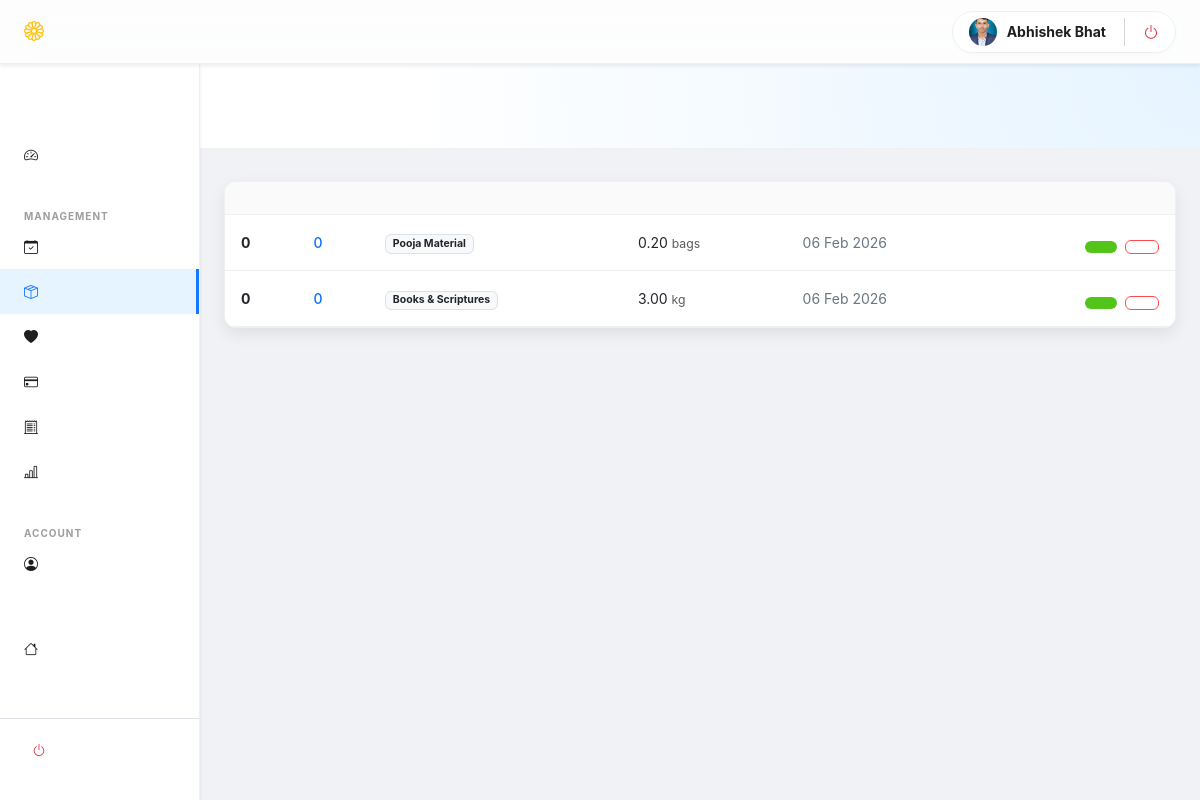
The app's page /users/secretary/contributions.php (signed in) with its own data.
### tables this page shows
CREATE TABLE `users` (
  `id` int(11) NOT NULL,
  `first_name` varchar(100) NOT NULL,
  `last_name` varchar(100) DEFAULT NULL,
  `phone` varchar(20) DEFAULT NULL,
  `photo` varchar(255) NOT NULL,
  `email` varchar(150) NOT NULL,
  `password` varchar(255) NOT NULL,
  `created_at` timestamp NOT NULL DEFAULT current_timestamp()
);

CREATE TABLE `contributions` (
  `id` int(11) NOT NULL,
  `receipt_id` int(11) DEFAULT NULL,
  `added_by` int(11) DEFAULT NULL,
  `contributor_name` varchar(100) DEFAULT NULL,
  `contribution_type_id` int(11) NOT NULL,
  `title` varchar(150) NOT NULL,
  `quantity` decimal(10,2) DEFAULT NULL,
  `unit` varchar(50) DEFAULT NULL,
  `description` text DEFAULT NULL,
  `status` enum('pending','approved','rejected') DEFAULT 'pending',
  `created_at` timestamp NOT NULL DEFAULT current_timestamp()
);

CREATE TABLE `contribution_type` (
  `id` int(11) NOT NULL,
  `type` varchar(50) NOT NULL,
  `description` text DEFAULT NULL,
  `created_at` timestamp NOT NULL DEFAULT current_timestamp()
);

### includes/lang.php (called while the page is built, shortened)
<?php
$lang = $_SESSION['lang']
    ?? $_COOKIE['lang']
    ?? 'en';

### users/secretary/contributions.php (the view, shortened to what this page needs)
<?php
require __DIR__ . '/../../config/db.php';
require __DIR__ . '/../../includes/lang.php';
$uid = (int) $_SESSION['user_id'];
$uQuery = mysqli_query($con, "SELECT photo, first_name, last_name FROM users WHERE id='$uid' LIMIT 1");
$uRow = mysqli_fetch_assoc($uQuery);
$loggedInUserPhoto = !empty($uRow['photo']) ? '../../uploads/users/' . basename($uRow['photo']) : 'https://ui-avatars.com/api/?name=' . urlencode($uRow['first_name'] . ' ' . $uRow['last_name']) . '&background=random';
$sql = "SELECT c.id, c.title, c.quantity, c.unit, c.created_at, ct.type AS category, c.contributor_name
        FROM contributions c
        JOIN contribution_type ct ON ct.id = c.contribution_type_id
        WHERE c.status = 'pending'
        ORDER BY c.created_at ASC";
$rows = mysqli_query($con, $sql);
?>
<!DOCTYPE html>
<html lang="<?= $lang ?>">
<head>
    <link href="https://cdn.jsdelivr.net/npm/bootstrap@5.3.0/dist/css/bootstrap.min.css" rel="stylesheet">
    <link rel="stylesheet" href="https://cdn.jsdelivr.net/npm/bootstrap-icons@1.10.5/font/bootstrap-icons.css">
</head>
<body>
    <header class="ant-header shadow-sm">
        <div class="container-fluid px-4 d-flex align-items-center justify-content-between">
            <div class="d-flex align-items-center gap-3">
                <a href="../../index.php" class="fw-bold text-dark text-decoration-none fs-5 d-flex align-items-center">
                    <i class="bi bi-flower1 text-warning me-2"></i>
                </a>
            </div>
            <div class="user-pill">
                <img src="<?= $loggedInUserPhoto ?>" class="rounded-circle" width="28" height="28"
                    style="object-fit: cover;">
                <span class="small fw-bold d-none d-md-inline">
                    <?= htmlspecialchars($_SESSION['user_name']) ?>
                </span>
                <a href="../../auth/logout.php" class="text-danger"><i class="bi bi-power"></i></a>
            </div>
        </div>
    </header>
    <div class="container-fluid">
        <div class="row">
            <?php include 'sidebar.php'; ?>
            <main class="col-lg-10 p-0">
                <div class="dashboard-hero">
                </div>
                <div class="px-4 pb-5">
                    <div class="ant-card">
                        <div class="table-responsive">
                            <table class="table ant-table mb-0">
                                <thead>
                                    <tr>
                                        <th><?php echo $t['contributor']; ?></th>
                                        <th><?php echo $t['item_name']; ?></th>
                                        <th><?php echo $t['category']; ?></th>
                                        <th><?php echo $t['quantity']; ?></th>
                                        <th><?php echo $t['submitted_on']; ?></th>
                                        <th class="text-end"><?php echo $t['actions']; ?></th>
                                    </tr>
                                </thead>
                                <tbody>
                                    <?php if (mysqli_num_rows($rows) > 0): ?>
                                        <?php while ($r = mysqli_fetch_assoc($rows)): ?>
                                            <tr>
                                                <td class="fw-bold">
                                                    <?= htmlspecialchars($r['contributor_name']) ?>
                                                </td>
                                                <td class="text-primary fw-medium">
                                                    <?= htmlspecialchars($r['title']) ?>
                                                </td>
                                                <td><span class="badge bg-light text-dark border">
                                                        <?= htmlspecialchars($r['category']) ?>
                                                    </span></td>
                                                <td>
                                                    <?= number_format($r['quantity'], 2) ?> <span class="text-muted small">
                                                        <?= $r['unit'] ?>
                                                    </span>
                                                </td>
                                                <td class="text-secondary small">
                                                    <?= date('d M Y', strtotime($r['created_at'])) ?>
                                                </td>
                                                <td class="text-end">
                                                    <div class="d-flex justify-content-end gap-2">
                                                        <form method="POST" class="needs-validation" novalidate>
                                                            <button type="submit" class="btn-ant-success"><?php echo $t['approve']; ?></button>
                                                        </form>
                                                        <form method="POST" class="needs-validation" novalidate>
                                                            <button type="submit" class="btn-ant-reject"><?php echo $t['reject']; ?></button>
                                                        </form>
                                                    </div>
                                                </td>
                                            </tr>
                                        <?php endwhile; ?>
                                    <?php endif; ?>
                                </tbody>
                            </table>
                        </div>
                    </div>
                </div>
            </main>
        </div>
    </div>
</body>
</html>

### users/secretary/contributions.php (style rules this page uses)
:root { --ant-primary: #1677ff; --ant-success: #52c41a; --ant-error: #ff4d4f; --ant-bg-layout: #f0f2f5; --ant-border-color: #f0f0f0; --ant-text: rgba(0, 0, 0, 0.88); --ant-text-sec: rgba(0, 0, 0, 0.45); --ant-radius: 12px; --ant-shadow: 0 6px 16px 0 rgba(0, 0, 0, 0.08); }
body { font-family: -apple-system, BlinkMacSystemFont, 'Segoe UI', Roboto, sans-serif; background-color: var(--ant-bg-layout); color: var(--ant-text); -webkit-user-select: none; user-select: none; }
.ant-header { background: rgba(255, 255, 255, 0.85); backdrop-filter: blur(12px); height: 64px; display: flex; align-items: center; border-bottom: 1px solid var(--ant-border-color); position: sticky; top: 0; z-index: 1000; }
.dashboard-hero { background: radial-gradient(circle at top right, #e6f4ff 0%, #ffffff 80%); padding: 40px 32px; border-bottom: 1px solid var(--ant-border-color); margin-bottom: 32px; }
.ant-card { background: #fff; border: 1px solid var(--ant-border-color); border-radius: var(--ant-radius); box-shadow: var(--ant-shadow); overflow: hidden; }
.ant-table th { background: #fafafa; font-weight: 600; padding: 16px; font-size: 13px; color: var(--ant-text-sec); border-bottom: 1px solid var(--ant-border-color); text-transform: uppercase; }
.ant-table td { padding: 16px; border-bottom: 1px solid var(--ant-border-color); vertical-align: middle; font-size: 14px; }
.btn-ant-success { background: var(--ant-success); color: #fff; border: none; border-radius: 6px; font-weight: 600; padding: 6px 16px; transition: 0.3s; }
.btn-ant-reject { background: transparent; color: var(--ant-error); border: 1px solid var(--ant-error); border-radius: 6px; font-weight: 600; padding: 6px 16px; transition: 0.3s; }
.user-pill { background: #fff; padding: 6px 16px; border-radius: 50px; border: 1px solid var(--ant-border-color); display: flex; align-items: center; gap: 10px; box-shadow: 0 2px 4px rgba(0, 0, 0, 0.02); }

### users/secretary/sidebar.php (style rules this page uses)
body, body * { -webkit-user-select: none; user-select: none; }

### records on screen
users: photo (picture)
contributions: contributor_name "0", title "0", contribution_type.type "Pooja Material", quantity "0.20", unit "bags", created_at "06 Feb 2026"
contributions: contributor_name "0", title "0", contribution_type.type "Books & Scriptures", quantity "3.00", unit "kg", created_at "06 Feb 2026"

### other values on screen
$_SESSION['user_name'] "Abhishek Bhat"
$t['management'] "MANAGEMENT"
$t['account'] "ACCOUNT"
